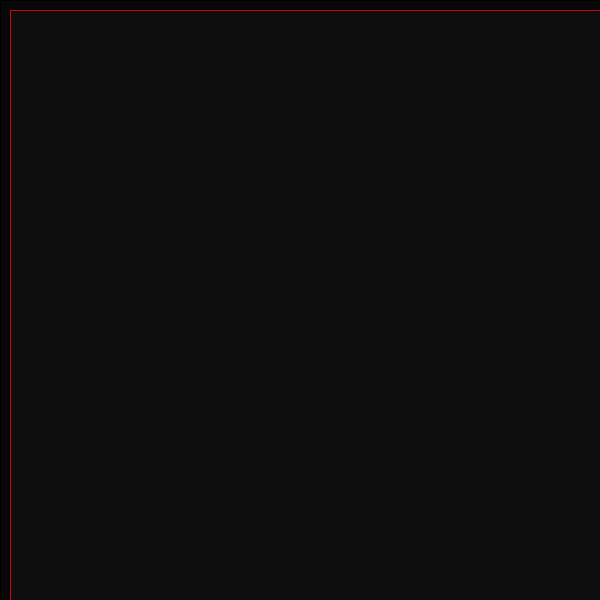
Frame 1 (no input)
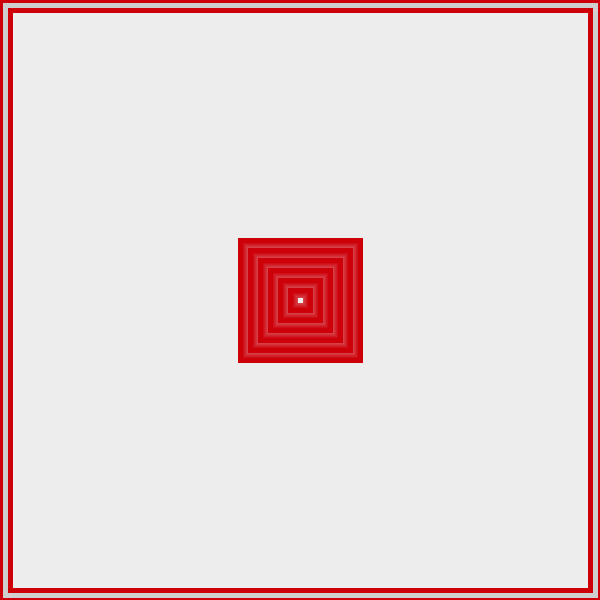
Frame 60 (the mouse pressed at the canvas centre just before this capture)
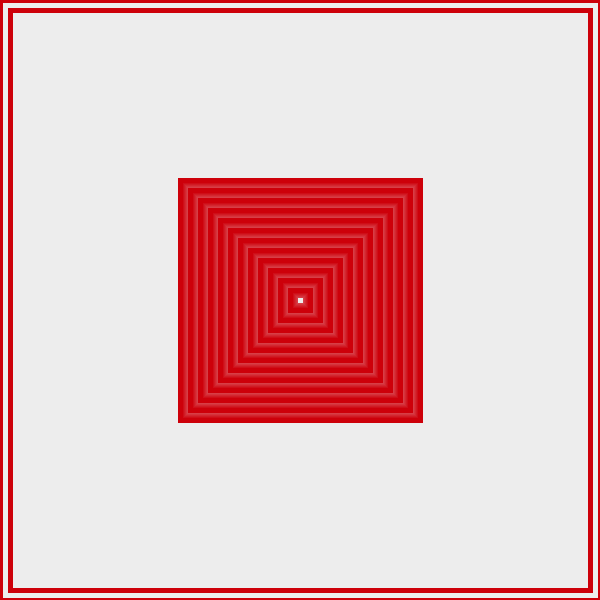
Frame 120 (the mouse held since frame 60 and released just before this capture)

The Processing sketch that drew these frames (run headless with seeded random() and noise(); from frame 60 on, the mouse is pressed at the canvas centre):

// Processing sketch: processing_1618
// ── processing_1618.pde

/*
  Roses by Stuart Welch, 4/14/2008

  This sketch displays a succession of 
  growing and shrinking red roses, 
  each one composed of a series of nested 
  rectangles rotated a certain amount.  
  The degree of rotation is incremented 
  by one degree in each iteration.
  Give it time to develop.
*/

int x1,y1,x2,y2;
boolean isGrowing = true;
int rotateAngle = -1;
int rotateBy = 1;
color c = color(255,7);

void setup() {
  size(600,600);
  frameRate(60);
  x1 = 0;
  y1 = 0;
  x2 = 0;
  y2 = 0;
  background(0);
  fill(255);
  smooth();
}

void draw() {
  fill(c);
  rect(0,0,width,height);
  stroke(205,0,10);
  rect(10,10,width-10,height-10);
  noFill();
  strokeWeight(5);
  stroke(205,0,10);
  pushMatrix();
  translate(width/2,height/2);
  rectMode(CORNERS);
  
  if (x2 == (width*1/3)) {
    isGrowing = false;
  }
  else if (x1 == 0) {
    isGrowing = true;
    rotateAngle += rotateBy;
  }
  
  if (isGrowing == true) {
    x1 -= 1;
    y1 -= 1;
    x2 += 1;
    y2 += 1;
  }
  else {
    x2 -= 1;
    y2 -= 1;
    x1 += 1;
    y1 += 1;
  }
  
  int numSquares = round(x2/10.0);
  int temp = 0;
  
  pushMatrix();
  while (temp < numSquares) {
    rotate(radians(rotateAngle));
    rect(x1+(temp*10),y1+(temp*10),x2-(temp*10),y2-(temp*10));
    temp++;
  }
  popMatrix();
  popMatrix();
}
